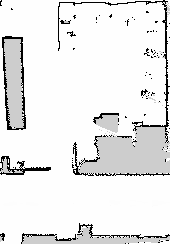
#> input picture main/rst_lab_cropped.pgm, 170 x 244 px, found by its file name
$ jupyter execute --allow-errors Navigation_template_1.ipynb   (shell and % lines are left out)
#> lines starting #> are read from the running program, lines starting #| are printed output that depends on the picture; after the words box and inside, x2 and y2 are one past the last pixel; in counts of white or black regions, pixels touching at a corner belong together
## Exam admission assignment - Navigation
This assignment is mandatory for all students of mobile robots to get the admission to participate in the exam.
The assignment will treat a navigation task, combining already familiar local and global planner.
On the presentation date you have to present the

1. Initialize python node

[cell 1]
# This is the equivalent of matlab_node = ros2node(...)
import rclpy
from rclpy.node import Node

#rclpy.shutdown()
rclpy.init() # initialize node
#> (this line was passed over: rclpy is not available in this run)
#> (the rest of this cell did not finish here and is left out)

2) Initiate a velocity publisher and a subscriber for the current pose ("/odom")

[cell 2]
from rclpy.node import Node
from nav_msgs.msg import Odometry
from geometry_msgs.msg import Twist
from scipy.spatial.transform import Rotation as R

current_pose = None
latest_odom_msg = None
# [11 lines left out: function odom_callback, not called in this run]


#> (the rest of this cell did not finish here and is left out)

3) Initiate a goal subscriber to the "/goal_pose" topic from RVIZ with a subscriber callback that fills the values of the goal handle.

[cell 3]
class PoseHandle:
    """
    POSEHANDLE Summary of this class goes here
    Detailed explanation goes here
    """
    def __init__(self):
        self.x = 0
        self.y = 0
        self.theta = 0

[cell 4]
from geometry_msgs.msg import PoseStamped
goalHandle = PoseHandle()
goal_recieved = False
# [9 lines left out: function goalcallback, not called in this run]

#> (the rest of this cell did not finish here and is left out)

[cell 5]
from tf2_ros.buffer import Buffer
from tf2_ros.transform_listener import TransformListener

#> (the rest of this cell did not finish here and is left out)

[cell 6]
# [22 lines left out: function goal_handle_to_goal_pose, not called in this run]

4) Load the map and display it. Also add the goal pose.

[cell 7]
from PIL import Image
import numpy as np
import matplotlib.pyplot as plt
from tf2_geometry_msgs import do_transform_pose_stamped


# Load image in grayscale
map_img = Image.open('./rst_lab_cropped.pgm').convert('L')
#> map_img is the input picture: PIL image 170x244 L; min 0, max 254, mean 233.3
map_img = np.array(map_img)

# Convert to binary: obstacles = True
bwimage = map_img < 230
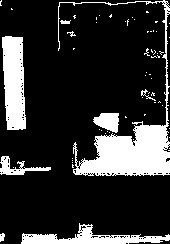
#> bwimage: shape (244, 170) bool; 19.4% white; 63 white regions (54 under 20 px), largest, box (x1, y1, x2, y2) and area: (58, 0, 170, 176) 3981, (2, 36, 26, 130) 1818, (21, 223, 170, 244) 1245

# Rotate 90 degrees clockwise (equivalent to MATLAB's imrotate 90)
bwimage = np.rot90(bwimage, k=1)
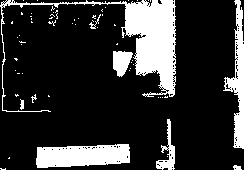
#> bwimage: shape (170, 244) bool; 19.4% white; 63 white regions (54 under 20 px), largest, box (x1, y1, x2, y2) and area: (0, 0, 176, 112) 3981, (36, 144, 130, 168) 1818, (223, 0, 244, 149) 1245
bwimage = np.flipud(bwimage)
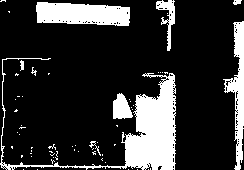
#> bwimage: shape (170, 244) bool; 19.4% white; 63 white regions (54 under 20 px), largest, box (x1, y1, x2, y2) and area: (0, 58, 176, 170) 3981, (36, 2, 130, 26) 1818, (223, 21, 244, 170) 1245
# Define resolution and origin
res = 0.05
x_origin, y_origin = -4.5, -2.8

# Define extent (same as MATLAB map.GridLocationInWorld)
extent = [x_origin, x_origin + bwimage.shape[1]*res,
          y_origin, y_origin + bwimage.shape[0]*res]
#> extent = [-4.5, 7.7, -2.8, 5.7]

# Plot using imshow
plt.figure(figsize=(7,7))
plt.imshow(bwimage, cmap='gray', origin='lower', extent=extent, interpolation='nearest')
plt.title('Initial Robot and Goal Poses')
plt.xlabel('X [meters]')
plt.ylabel('Y [meters]')
plt.show()
#> (the rest of this cell did not finish here and is left out)

[cell 8]
import math
import random
import numpy as np
import matplotlib.pyplot as plt # The main library for all plotting functions
from scipy.spatial import cKDTree
from scipy.ndimage import binary_dilation
from matplotlib.lines import Line2D
import heapq
# ==============================================================================
# PART 2: GLOBAL PLANNER IMPLEMENTATIONS
# ==============================================================================

# --- Helper Functions and Classes ---
class Node:
    """Node class for RRT/PRM planners."""
    def __init__(self, x, y):
        self.x, self.y, self.parent, self.cost = x, y, None, 0.0
        self.path_x, self.path_y = [], []

def world_to_map(world_coords, origin, res):
    """Converts world coordinates (meters) to map coordinates (pixels)."""
    return [int((c - o) / res) for c, o in zip(world_coords, origin)]

def map_to_world(map_coords, origin, res):
    """Converts map coordinates (pixels) to world coordinates (meters)."""
    return [c * res + o for c, o in zip(map_coords, origin)]

# ------------------------------------------------------------------------------
# RRT Planner - Tweaked to Mirror MATLAB's High-Quality RRT
# ------------------------------------------------------------------------------
class RRT:
    """RRT Planner tuned for high-quality paths."""
    # [67 lines left out: functions __init__, plan, generate_final_path, is_collision_free, steer, not called in this run]

    def get_tree_for_plotting(self):
        return [([n.x, n.parent.x], [n.y, n.parent.y]) for n in self.node_list if n.parent]
    def calc_dist_to_goal(self, x, y): return math.hypot(x - self.end.x, y - self.end.y)
    def get_random_node(self): return Node(self.end.x, self.end.y) if random.randint(0, 100) <= self.goal_sample_rate else Node(random.uniform(0, self.map_width), random.uniform(0, self.map_height))
    @staticmethod
    def get_nearest_node_index(node_list, rnd_node): return min(range(len(node_list)), key=lambda i: (node_list[i].x - rnd_node.x)**2 + (node_list[i].y - rnd_node.y)**2)
    # [84 lines left out: functions calc_distance_and_angle, prm_planning, dijkstra_planning, not called in this run]

# ==============================================================================
# PART 3: MAIN PLANNING AND VISUALIZATION LOGIC
# ==============================================================================
# --- Configuration ---
# --- Configuration ---
global_planner = "RRT"

# --- MATLAB-equivalent RRT Parameters ---
RRT_MAX_ITER = 20000
RRT_MAX_CONNECTION_DIST_METERS = 0.2
RRT_GOAL_REACHED_DIST_METERS = 0.1
RRT_PATH_RESOLUTION_PIXELS = 1.0

OBSTACLE_SAFETY_MARGIN_METERS = 0.4 # Universal safety margin

# --- Prepare Coordinates and Inflated Map (Done ONCE) ---
RRT_EXPAND_DIS_PIXELS = RRT_MAX_CONNECTION_DIST_METERS / res
RRT_GOAL_REACHED_PIXELS = RRT_GOAL_REACHED_DIST_METERS / res
margin_pixels = math.ceil(OBSTACLE_SAFETY_MARGIN_METERS / res)
y, x = np.ogrid[-margin_pixels:margin_pixels+1, -margin_pixels:margin_pixels+1]
disk_structure = x**2 + y**2 <= margin_pixels**2
inflated_bwimage = binary_dilation(bwimage, structure=disk_structure)
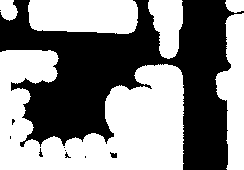
#> inflated_bwimage: shape (170, 244) bool; 53.1% white; 10 black regions (8 under 20 px), largest, box (x1, y1, x2, y2) and area: (0, 0, 244, 170) 19350, (110, 152, 117, 158) 30

# --- Prepare Start and Goal Poses ---
#> (the rest of this cell did not finish here and is left out)
